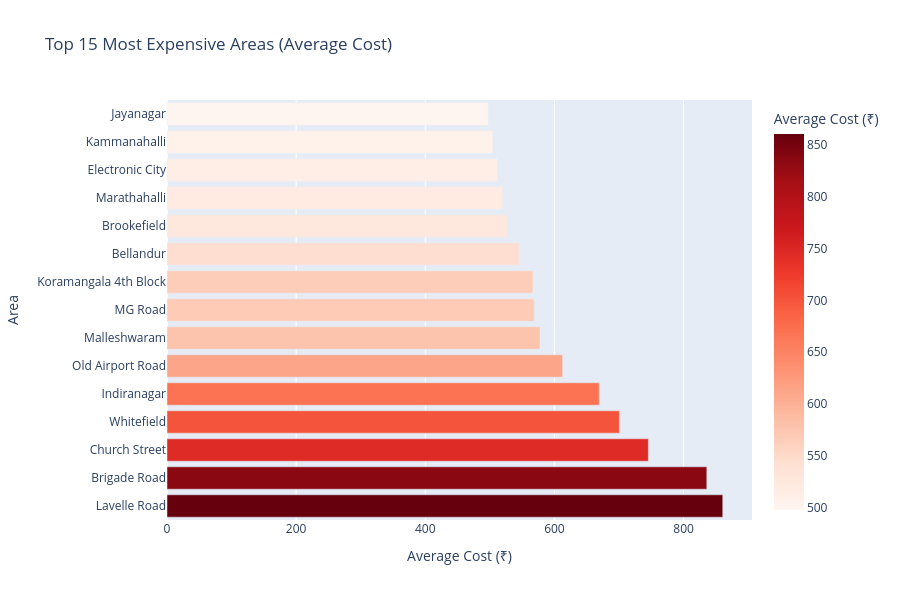

Here is the notebook cell this chart was saved with:
### Code cell
# 4. Average Cost by Area (Top 15)
area_price = df.groupby('area').agg({
    'avg_cost': ['mean', 'count'],
    'rating': 'mean'
}).reset_index()

area_price.columns = ['area', 'avg_cost', 'restaurant_count', 'avg_rating']
area_price = area_price[area_price['restaurant_count'] >= 5]
area_price = area_price.sort_values('avg_cost', ascending=False).head(15)

fig = px.bar(
    area_price,
    x='avg_cost',
    y='area',
    color='avg_cost',
    title='Top 15 Most Expensive Areas (Average Cost)',
    labels={'avg_cost': 'Average Cost (₹)', 'area': 'Area'},
    color_continuous_scale='Reds'
)

fig.update_layout(height=600, showlegend=False)
fig.show()

print("\nTop 15 Most Expensive Areas:")
print(area_price[['area', 'avg_cost', 'restaurant_count', 'avg_rating']])

### Figure 1 — Plotly figure (JSON) as saved in the notebook; plotly's stock layout.template omitted (floating-point values rounded to 4 significant figures)
{"data": [{"alignmentgroup": "True", "hovertemplate": "Average Cost (₹)=%{marker.color}<br>Area=%{y}<extra></extra>", "legendgroup": "", "marker": {"color": [860.6, 836.0, 745.5, 700.6, 669.3, 612.6, 577.7, 568.8, 566.6, 545.0, 526.8, 519.8, 512.0, 504.6, 497.6], "coloraxis": "coloraxis", "pattern": {"shape": ""}}, "name": "", "offsetgroup": "", "orientation": "h", "showlegend": false, "textposition": "auto", "type": "bar", "x": [860.6, 836.0, 745.5, 700.6, 669.3, 612.6, 577.7, 568.8, 566.6, 545.0, 526.8, 519.8, 512.0, 504.6, 497.6], "xaxis": "x", "y": ["Lavelle Road", "Brigade Road", "Church Street", "Whitefield", "Indiranagar", "Old Airport Road", "Malleshwaram", "MG Road", "Koramangala 4th Block", "Bellandur", "Brookefield", "Marathahalli", "Electronic City", "Kammanahalli", "Jayanagar"], "yaxis": "y"}], "layout": {"barmode": "relative", "coloraxis": {"colorbar": {"title": {"text": "Average Cost (₹)"}}, "colorscale": [[0, "rgb(255,245,240)"], [0.125, "rgb(254,224,210)"], [0.25, "rgb(252,187,161)"], [0.375, "rgb(252,146,114)"], [0.5, "rgb(251,106,74)"], [0.625, "rgb(239,59,44)"], [0.75, "rgb(203,24,29)"], [0.875, "rgb(165,15,21)"], [1, "rgb(103,0,13)"]]}, "height": 600, "legend": {"tracegroupgap": 0}, "showlegend": false, "title": {"text": "Top 15 Most Expensive Areas (Average Cost)"}, "xaxis": {"anchor": "y", "domain": [0, 1], "title": {"text": "Average Cost (₹)"}}, "yaxis": {"anchor": "x", "domain": [0, 1], "title": {"text": "Area"}}}}
